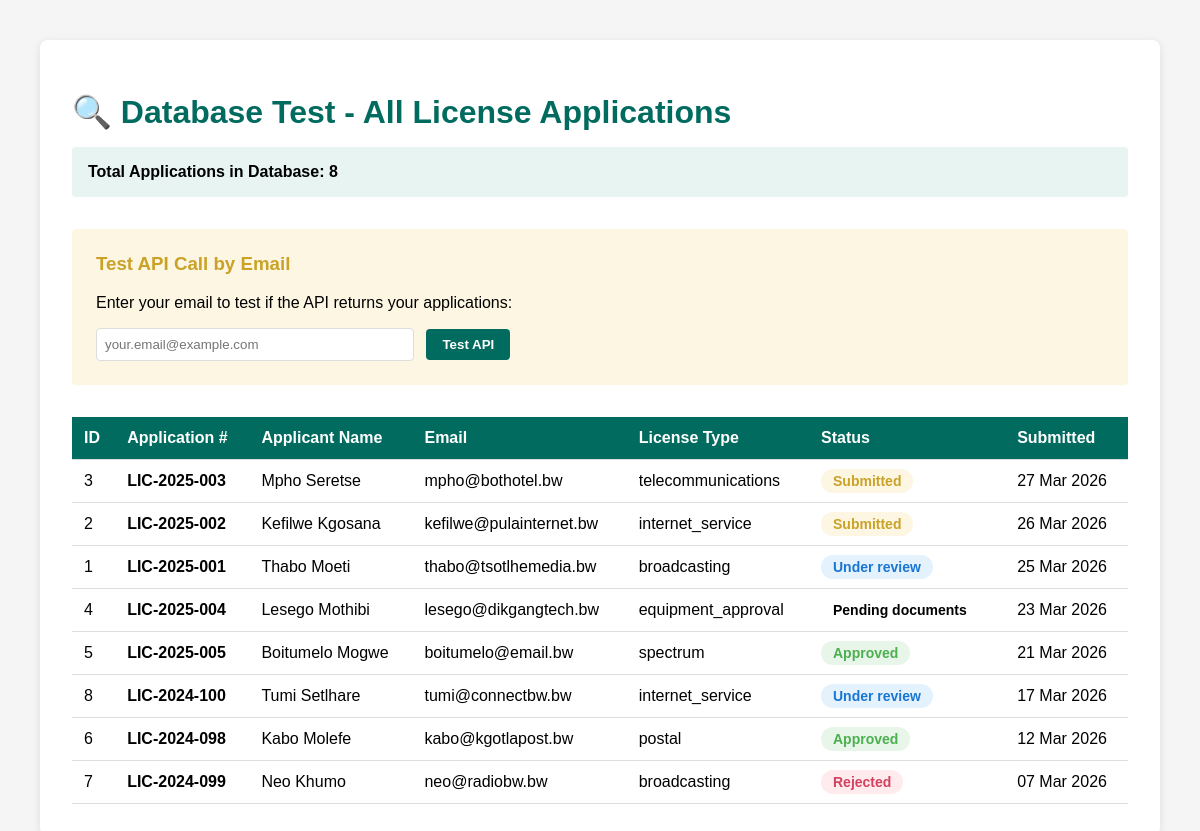
The app's page /test-applications.php with its own data.
### tables this page shows
CREATE TABLE license_applications (
    id INT AUTO_INCREMENT PRIMARY KEY,
    application_number VARCHAR(50) NOT NULL UNIQUE,
    applicant_name VARCHAR(255) NOT NULL,
    applicant_email VARCHAR(255) NOT NULL,
    applicant_phone VARCHAR(50) NOT NULL,
    company_name VARCHAR(255),
    license_type ENUM('telecommunications', 'broadcasting', 'postal', 'internet_service', 'spectrum', 'equipment_approval') NOT NULL,
    business_type ENUM('individual', 'company', 'ngo', 'government') NOT NULL,
    registration_number VARCHAR(100),
    tax_number VARCHAR(100),
    physical_address TEXT NOT NULL,
    postal_address TEXT,
    business_description TEXT,
    proposed_services TEXT,
    technical_capacity TEXT,
    financial_capacity TEXT,
    status ENUM('draft', 'submitted', 'under_review', 'pending_documents', 'approved', 'rejected', 'withdrawn') DEFAULT 'submitted',
    priority ENUM('normal', 'high', 'urgent') DEFAULT 'normal',
    assigned_to INT NULL,
    reviewer_notes TEXT,
    rejection_reason TEXT,
    documents_uploaded JSON,
    submission_date TIMESTAMP DEFAULT CURRENT_TIMESTAMP,
    review_started_at TIMESTAMP NULL,
    reviewed_at TIMESTAMP NULL,
    approved_at TIMESTAMP NULL,
    created_at TIMESTAMP DEFAULT CURRENT_TIMESTAMP,
    updated_at TIMESTAMP DEFAULT CURRENT_TIMESTAMP ON UPDATE CURRENT_TIMESTAMP,
    FOREIGN KEY (assigned_to) REFERENCES users(id) ON DELETE SET NULL,
    INDEX idx_status (status),
    INDEX idx_license_type (license_type),
    INDEX idx_submission_date (submission_date),
    INDEX idx_assigned_to (assigned_to)
);

### backend/config.php (called while the page is built, shortened)
<?php
function getDB() {
    static $pdo = null;
    if ($pdo === null) {
        try {
            $pdo = new PDO(
                "mysql:host=" . DB_HOST . ";dbname=" . DB_NAME . ";charset=utf8mb4",
                DB_USER,
                DB_PASS,
                [
                    PDO::ATTR_ERRMODE => PDO::ERRMODE_EXCEPTION,
                    PDO::ATTR_DEFAULT_FETCH_MODE => PDO::FETCH_ASSOC,
                    PDO::ATTR_EMULATE_PREPARES => false
                ]
            );
        } catch (PDOException $e) {
            die("Database connection failed: " . $e->getMessage());
        }
    }
    return $pdo;
}
function dbQuery($sql, $params = []) {
    $pdo = getDB();
    $stmt = $pdo->prepare($sql);
    $stmt->execute($params);
    return $stmt->fetchAll();
}

### test-applications.php (the view, shortened to what this page needs)
<?php
require_once __DIR__ . '/backend/config.php';
$sql = "SELECT * FROM license_applications ORDER BY submission_date DESC";
$all_applications = dbQuery($sql);
?>
<!DOCTYPE html>
<html lang="en">
<head>
</head>
<body>
    <div class="container">
        <h1>🔍 Database Test - All License Applications</h1>
        <div class="count">
            Total Applications in Database: <strong><?php echo count($all_applications); ?></strong>
        </div>
        <div class="test-form">
            <h3>Test API Call by Email</h3>
            <p>Enter your email to test if the API returns your applications:</p>
            <input type="email" id="testEmail" placeholder="your.email@example.com">
            <button onclick="testAPI()">Test API</button>
        </div>
        <?php if (count($all_applications) > 0): ?>
            <table>
                <thead>
                    <tr>
                        <th>ID</th>
                        <th>Application #</th>
                        <th>Applicant Name</th>
                        <th>Email</th>
                        <th>License Type</th>
                        <th>Status</th>
                        <th>Submitted</th>
                    </tr>
                </thead>
                <tbody>
                    <?php foreach ($all_applications as $app): ?>
                        <tr>
                            <td><?php echo $app['id']; ?></td>
                            <td><strong><?php echo htmlspecialchars($app['application_number']); ?></strong></td>
                            <td><?php echo htmlspecialchars($app['applicant_name']); ?></td>
                            <td><?php echo htmlspecialchars($app['applicant_email']); ?></td>
                            <td><?php echo htmlspecialchars($app['license_type']); ?></td>
                            <td>
                                <span class="status status-<?php echo $app['status']; ?>">
                                    <?php echo ucfirst(str_replace('_', ' ', $app['status'])); ?>
                                </span>
                            </td>
                            <td><?php echo date('d M Y', strtotime($app['submission_date'])); ?></td>
                        </tr>
                    <?php endforeach; ?>
                </tbody>
            </table>
        <?php endif; ?>
    </div>
</body>
</html>

### test-applications.php (style rules this page uses)
body { font-family: Arial, sans-serif; padding: 2rem; background: #f5f5f5; }
.container { max-width: 1200px; margin: 0 auto; background: white; padding: 2rem; border-radius: 8px; box-shadow: 0 2px 8px rgba(0,0,0,0.1); }
h1 { color: #006B5E; margin-bottom: 1rem; }
.count { background: #E8F4F2; padding: 1rem; border-radius: 4px; margin-bottom: 2rem; font-weight: bold; }
table { width: 100%; border-collapse: collapse; margin-top: 1rem; }
th, td { padding: 0.75rem; text-align: left; border-bottom: 1px solid #ddd; }
th { background: #006B5E; color: white; font-weight: bold; }
.status { padding: 0.25rem 0.75rem; border-radius: 12px; font-size: 0.875rem; font-weight: 600; }
.status-submitted { background: #FDF6E3; color: #C9A227; }
.status-under_review { background: #E3F2FD; color: #1976D2; }
.status-approved { background: #E8F5E9; color: #4CAF50; }
.status-rejected { background: #FFEBEE; color: #D4415E; }
.test-form { background: #FDF6E3; padding: 1.5rem; border-radius: 4px; margin-bottom: 2rem; }
.test-form h3 { margin-top: 0; color: #C9A227; }
.test-form input { padding: 0.5rem; width: 300px; border: 1px solid #ddd; border-radius: 4px; margin-right: 0.5rem; }
.test-form button { padding: 0.5rem 1rem; background: #006B5E; color: white; border: none; border-radius: 4px; cursor: pointer; font-weight: 600; }

### records on screen
license_applications: id "3", application_number "LIC-2025-003", applicant_name "Mpho Seretse", applicant_email "mpho@bothotel.bw", license_type "telecommunications", status "Submitted", submission_date "27 Mar 2026"
license_applications: id "2", application_number "LIC-2025-002", applicant_name "Kefilwe Kgosana", applicant_email "kefilwe@pulainternet.bw", license_type "internet_service", status "Submitted", submission_date "26 Mar 2026"
license_applications: id "1", application_number "LIC-2025-001", applicant_name "Thabo Moeti", applicant_email "thabo@tsotlhemedia.bw", license_type "broadcasting", status "Under review", submission_date "25 Mar 2026"
license_applications: id "4", application_number "LIC-2025-004", applicant_name "Lesego Mothibi", applicant_email "lesego@dikgangtech.bw", license_type "equipment_approval", status "Pending documents", submission_date "23 Mar 2026"
license_applications: id "5", application_number "LIC-2025-005", applicant_name "Boitumelo Mogwe", applicant_email "boitumelo@email.bw", license_type "spectrum", status "Approved", submission_date "21 Mar 2026"
license_applications: id "8", application_number "LIC-2024-100", applicant_name "Tumi Setlhare", applicant_email "tumi@connectbw.bw", license_type "internet_service", status "Under review", submission_date "17 Mar 2026"
license_applications: id "6", application_number "LIC-2024-098", applicant_name "Kabo Molefe", applicant_email "kabo@kgotlapost.bw", license_type "postal", status "Approved", submission_date "12 Mar 2026"
license_applications: id "7", application_number "LIC-2024-099", applicant_name "Neo Khumo", applicant_email "neo@radiobw.bw", license_type "broadcasting", status "Rejected", submission_date "07 Mar 2026"

### other values on screen
count($all_applications) "8"
